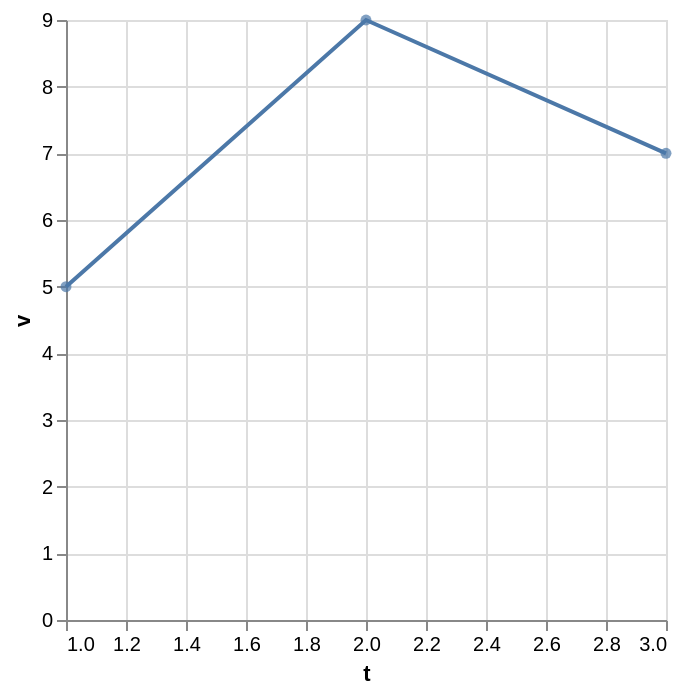

Source (Vega-Lite JSON):
### Vega-Lite specification from a JSON file in a GitHub repository (floating-point values rounded to 4 significant figures)
{"$schema": "https://vega.github.io/schema/vega-lite/v6.json", "description": "Line with point markers using layer.", "data": {"values": [{"t": 1, "v": 5}, {"t": 2, "v": 9}, {"t": 3, "v": 7}]}, "encoding": {"x": {"field": "t", "type": "quantitative"}, "y": {"field": "v", "type": "quantitative"}}, "layer": [{"mark": "line"}, {"mark": {"type": "point", "filled": true}}]}
